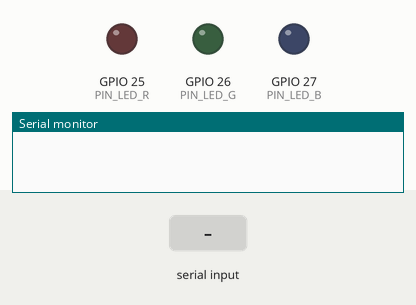
The sketch below on a simulated ESP32. Parts: output pins drawn as LEDs (lit = HIGH), the last lines printed to the serial monitor. Inputs (shaded band) come from the test bench. WiFi joins after 1.5 s; servers stay silent unless stated; random numbers use the default seed unless the sketch sets one.

Above: at 0.0 s.
At 3.2 s:
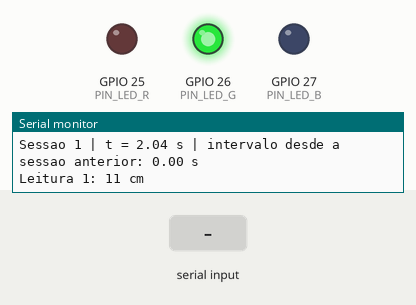
3.3 s: "T1\n" received over Serial
At 4.5 s:
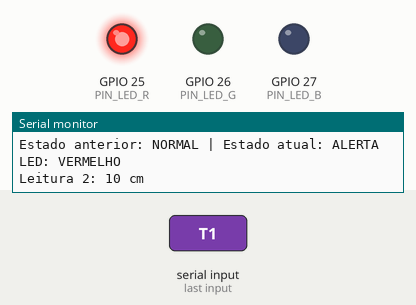
4.8 s: "T1:1\n" received over Serial
6.3 s: "T2\n" received over Serial
Timing chart, 0 to 11.5 s (numbered marks = the images above; inputs shaded):
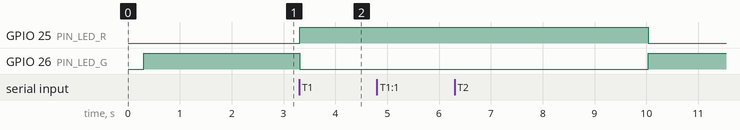

The sketch:

firmware_v2.ino
```cpp
/* ============================================================================
   S2-CP02 - Projeto Motiva | Atualizacao Remota de Firmware (OTA)
   FIRMWARE 2.0 - No de sensoriamento de vegetacao (ESP32 / Wokwi)

   Integrantes:
     Helena Barbosa Costa                  RM 562450
     Henrique Mandrick                     RM 562715
     Mateus Scandiuzzi Valente Tomomitsu   RM 561565
     Ryan Amorim de Castro Santana         RM 564393
     Thomas Joh Kobayashi                  RM 562758

   Evolucao em relacao ao Firmware 1.0 (secao 7 do enunciado):
     - mantem as 5 leituras / 2 s e o calculo da media
     - ordena uma COPIA das leituras em ordem crescente (algoritmo proprio)
     - exibe os valores na ordem original e na ordem crescente
     - calcula e exibe a MEDIANA da sessao
     - aplica HISTERESE sobre a mediana para alternar NORMAL / ALERTA
     - LED VERDE = NORMAL, LED VERMELHO = ALERTA
     - verifica o manifesto no boot e reporta que ja esta na versao mais recente

   Comandos de teste pelo Serial Monitor (digite e tecle Enter):
     T1 -> injeta sessao com mediana >= 16 cm  (espera-se ALERTA / vermelho)
     T2 -> injeta sessao com mediana  = 15 cm  (espera-se MANTER o estado)
     T3 -> injeta sessao com mediana <= 14 cm  (espera-se NORMAL / verde)
   ============================================================================ */

#include <WiFi.h>
#include <WiFiClientSecure.h>
#include <HTTPClient.h>

/* ------------------------------------------------------------- IDENTIDADE */
static const char *FW_VERSION = "2.0";

/* ------------------------------------------------------------------ REDE */
static const char    *WIFI_SSID       = "Wokwi-GUEST";
static const char    *WIFI_PASS       = "";
static const uint8_t  WIFI_CANAL      = 6;
static const uint32_t WIFI_TIMEOUT_MS = 20000UL;

static const char *MANIFEST_URL =
    "https://raw.githubusercontent.com/henrikmm/motiva-ota-cp2/main/version.json";

/* -------------------------------------------------------------- HARDWARE */
static const uint8_t PIN_LED_R = 25;
static const uint8_t PIN_LED_G = 26;
static const uint8_t PIN_LED_B = 27;

/* ----------------------------------------------------------- TEMPORIZACAO */
static const uint8_t  LEITURAS_POR_SESSAO  = 5;
static const uint32_t INTERVALO_LEITURA_MS = 2000UL;
static const uint32_t INTERVALO_SESSAO_MS  = 48000UL;

/* ---------------------------------------------------------------- MEDICAO */
static const int ALTURA_MIN_CM = 10;
static const int ALTURA_MAX_CM = 20;

/* --------------------------------------------------------------- HISTERESE
   Secao 9 do enunciado:
     mediana >= 16 cm ............ entra em ALERTA
     14 cm < mediana < 16 cm ..... mantem o estado anterior
     mediana <= 14 cm ............ entra/retorna para NORMAL
   Como as leituras sao numeros inteiros, a mediana de 5 valores tambem e
   sempre inteira: a faixa de manutencao contem unicamente a mediana 15 cm. */
static const int LIMITE_ALERTA = 16;
static const int LIMITE_NORMAL = 14;

enum EstadoSistema { ESTADO_NORMAL, ESTADO_ALERTA };

/* ------------------------------------------------------------------ ESTADO */
static int           leituras[LEITURAS_POR_SESSAO];
static uint8_t       indiceLeitura         = 0;
static uint32_t      tInicioSessao         = 0;
static uint32_t      tInicioSessaoAnterior = 0;
static uint32_t      tProximaLeitura       = 0;
static uint32_t      tProximaSessao        = 0;
static uint16_t      sessoesConcluidas     = 0;
static bool          sessaoEmAndamento     = false;
static EstadoSistema estadoAtual           = ESTADO_NORMAL;

/* ===========================================================================
   COMPARACAO DE TEMPO SEGURA CONTRA OVERFLOW DE millis()
   =========================================================================== */
static bool tempoAlcancado(uint32_t alvo) {
  return (int32_t)(millis() - alvo) >= 0;
}

/* ===========================================================================
   LED
   =========================================================================== */
static void configurarLed() {
  pinMode(PIN_LED_R, OUTPUT);
  pinMode(PIN_LED_G, OUTPUT);
  pinMode(PIN_LED_B, OUTPUT);
}

static void definirCor(bool vermelho, bool verde, bool azul) {
  digitalWrite(PIN_LED_R, vermelho ? HIGH : LOW);
  digitalWrite(PIN_LED_G, verde    ? HIGH : LOW);
  digitalWrite(PIN_LED_B, azul     ? HIGH : LOW);
}

/* Secao 10: no FW 2.0 o LED passa a indicar o ESTADO do sistema */
static void atualizarLedPorEstado() {
  if (estadoAtual == ESTADO_ALERTA) definirCor(true,  false, false);  /* vermelho */
  else                              definirCor(false, true,  false);  /* verde    */
}

static const char *nomeEstado(EstadoSistema e) {
  return (e == ESTADO_ALERTA) ? "ALERTA" : "NORMAL";
}

static const char *nomeCorDoEstado(EstadoSistema e) {
  return (e == ESTADO_ALERTA) ? "VERMELHO" : "VERDE";
}

/* ===========================================================================
   AQUISICAO E ESTATISTICA
   =========================================================================== */
static int gerarLeitura() {
  return random(ALTURA_MIN_CM, ALTURA_MAX_CM + 1);
}

static float calcularMedia(const int valores[], uint8_t n) {
  long soma = 0;
  for (uint8_t i = 0; i < n; i++) soma += valores[i];
  return (float)soma / (float)n;
}

/* Ordenacao por insercao, implementada no proprio programa (secao 8).
   Trabalha sobre uma COPIA para preservar a ordem original das leituras. */
static void ordenarCrescente(int destino[], const int origem[], uint8_t n) {
  for (uint8_t i = 0; i < n; i++) destino[i] = origem[i];

  for (uint8_t i = 1; i < n; i++) {
    int chave = destino[i];
    int j = (int)i - 1;
    while (j >= 0 && destino[j] > chave) {
      destino[j + 1] = destino[j];
      j--;
    }
    destino[j + 1] = chave;
  }
}

/* Para 5 valores, a mediana e o elemento central do vetor ordenado */
static int calcularMediana(const int ordenado[], uint8_t n) {
  return ordenado[n / 2];
}

static void imprimirVetor(const char *rotulo, const int valores[], uint8_t n) {
  Serial.print(rotulo);
  for (uint8_t i = 0; i < n; i++) {
    Serial.printf("%d", valores[i]);
    if (i < n - 1) Serial.print("  ");
  }
  Serial.println(" cm");
}

/* ===========================================================================
   HISTERESE
   =========================================================================== */
static EstadoSistema aplicarHisterese(int mediana, const char **motivo) {
  if (mediana >= LIMITE_ALERTA) {
    *motivo = "mediana >= 16 cm -> entra em ALERTA";
    estadoAtual = ESTADO_ALERTA;
  } else if (mediana <= LIMITE_NORMAL) {
    *motivo = "mediana <= 14 cm -> entra/retorna para NORMAL";
    estadoAtual = ESTADO_NORMAL;
  } else {
    *motivo = "14 cm < mediana < 16 cm -> faixa de histerese, estado mantido";
    /* estadoAtual permanece inalterado */
  }
  return estadoAtual;
}

/* ===========================================================================
   PROCESSAMENTO DE UMA SESSAO COMPLETA
   =========================================================================== */
static void processarResultadosDaSessao(const int valores[], uint8_t n) {
  int ordenado[LEITURAS_POR_SESSAO];
  ordenarCrescente(ordenado, valores, n);

  float media   = calcularMedia(valores, n);
  int   mediana = calcularMediana(ordenado, n);

  EstadoSistema estadoAnterior = estadoAtual;
  const char   *motivo         = "";
  EstadoSistema estadoNovo     = aplicarHisterese(mediana, &motivo);
  atualizarLedPorEstado();

  imprimirVetor("Valores na ordem original : ", valores,  n);
  imprimirVetor("Valores em ordem crescente: ", ordenado, n);
  Serial.printf("Media da sessao: %.1f cm\n", media);
  Serial.printf("Mediana da sessao: %d cm\n", mediana);
  Serial.printf("Histerese: %s\n", motivo);
  Serial.printf("Estado anterior: %s | Estado atual: %s\n",
                nomeEstado(estadoAnterior), nomeEstado(estadoNovo));
  Serial.printf("LED: %s\n", nomeCorDoEstado(estadoNovo));
}

/* ===========================================================================
   CICLO DE MEDICAO (nao bloqueante, baseado em millis)
   =========================================================================== */
static void imprimirCabecalhoSessao() {
  float agoraS = millis() / 1000.0f;
  float delta  = (tInicioSessaoAnterior == 0)
                     ? 0.0f
                     : (tInicioSessao - tInicioSessaoAnterior) / 1000.0f;

  Serial.println();
  Serial.println("========================================");
  Serial.printf ("MONITORAMENTO DE VEGETACAO - FW %s\n", FW_VERSION);
  Serial.println("========================================");
  Serial.printf ("Sessao %u | t = %.2f s | intervalo desde a sessao anterior: %.2f s\n",
                 (unsigned)(sessoesConcluidas + 1), agoraS, delta);
}

static void iniciarSessao() {
  tInicioSessaoAnterior = tInicioSessao;
  tInicioSessao         = millis();
  tProximaSessao        = tInicioSessao + INTERVALO_SESSAO_MS;  /* ancorado no INICIO */
  tProximaLeitura       = tInicioSessao;
  indiceLeitura         = 0;
  sessaoEmAndamento     = true;

  imprimirCabecalhoSessao();
}

static void finalizarSessao() {
  processarResultadosDaSessao(leituras, LEITURAS_POR_SESSAO);
  Serial.printf("Proxima sessao em %lu segundos.\n", INTERVALO_SESSAO_MS / 1000UL);

  sessaoEmAndamento = false;
  sessoesConcluidas++;
}

static void processarSessao() {
  if (!tempoAlcancado(tProximaLeitura)) return;

  leituras[indiceLeitura] = gerarLeitura();
  Serial.printf("Leitura %u: %d cm\n", (unsigned)(indiceLeitura + 1), leituras[indiceLeitura]);

  indiceLeitura++;
  tProximaLeitura += INTERVALO_LEITURA_MS;

  if (indiceLeitura >= LEITURAS_POR_SESSAO) finalizarSessao();
}

/* ===========================================================================
   COMANDOS DE TESTE PELO SERIAL (testes 6, 7 e 8 de forma deterministica)
   =========================================================================== */
static void executarSessaoDeTeste(const int valores[], const char *rotulo) {
  Serial.println();
  Serial.println("----------------------------------------");
  Serial.printf ("SESSAO DE TESTE INJETADA - %s\n", rotulo);
  Serial.println("----------------------------------------");
  for (uint8_t i = 0; i < LEITURAS_POR_SESSAO; i++) {
    Serial.printf("Leitura %u: %d cm\n", (unsigned)(i + 1), valores[i]);
  }
  processarResultadosDaSessao(valores, LEITURAS_POR_SESSAO);
}

static void processarComandosSeriais() {
  if (!Serial.available()) return;

  String cmd = Serial.readStringUntil('\n');
  cmd.trim();
  cmd.toUpperCase();
  if (cmd.length() == 0) return;

  if (cmd == "T1") {
    const int v[LEITURAS_POR_SESSAO] = {18, 16, 17, 20, 16};   /* mediana 17 */
    executarSessaoDeTeste(v, "T1: mediana >= 16 cm");
  } else if (cmd == "T2") {
    const int v[LEITURAS_POR_SESSAO] = {13, 15, 20, 15, 12};   /* mediana 15 */
    executarSessaoDeTeste(v, "T2: 14 cm < mediana < 16 cm");
  } else if (cmd == "T3") {
    const int v[LEITURAS_POR_SESSAO] = {10, 14, 13, 12, 14};   /* mediana 13 */
    executarSessaoDeTeste(v, "T3: mediana <= 14 cm");
  } else {
    Serial.printf("Comando desconhecido: \"%s\". Use T1, T2 ou T3.\n", cmd.c_str());
  }
}

/* ===========================================================================
   VERIFICACAO DE VERSAO NO BOOT
   Comprova a situacao "a versao instalada ja e a mais recente" (secao 13).
   =========================================================================== */
static String extrairValorJson(const String &json, const String &chave) {
  String alvo = "\"" + chave + "\"";
  int p = json.indexOf(alvo);
  if (p < 0) return "";
  p = json.indexOf(':', p + alvo.length());
  if (p < 0) return "";
  int ini = json.indexOf('"', p);
  if (ini < 0) return "";
  int fim = json.indexOf('"', ini + 1);
  if (fim < 0) return "";
  return json.substring(ini + 1, fim);
}

static int versaoParaNumero(const String &versao) {
  int ponto = versao.indexOf('.');
  int maior = (ponto < 0) ? versao.toInt() : versao.substring(0, ponto).toInt();
  int menor = (ponto < 0) ? 0              : versao.substring(ponto + 1).toInt();
  return maior * 100 + menor;
}

static bool conectarWiFi() {
  if (WiFi.status() == WL_CONNECTED) return true;

  Serial.printf("[OTA] Conectando a rede \"%s\"...\n", WIFI_SSID);
  WiFi.mode(WIFI_STA);
  WiFi.begin(WIFI_SSID, WIFI_PASS, WIFI_CANAL);

  uint32_t limite = millis() + WIFI_TIMEOUT_MS;
  while (WiFi.status() != WL_CONNECTED && !tempoAlcancado(limite)) {
    delay(250);
    Serial.print(".");
  }
  Serial.println();

  if (WiFi.status() != WL_CONNECTED) {
    Serial.println("[OTA] ERRO: nao foi possivel conectar ao Wi-Fi.");
    Serial.println("[OTA] O no segue medindo normalmente com o FW 2.0.");
    return false;
  }

  Serial.printf("[OTA] Wi-Fi conectado. IP: %s\n", WiFi.localIP().toString().c_str());
  return true;
}

static void verificarVersaoInstalada() {
  Serial.println();
  Serial.println("----------------------------------------");
  Serial.println("VERIFICACAO DE VERSAO APOS O BOOT");
  Serial.printf ("Versao instalada: %s\n", FW_VERSION);
  Serial.println("----------------------------------------");

  if (!conectarWiFi()) return;

  WiFiClientSecure cliente;
  cliente.setInsecure();
  cliente.setTimeout(20000);

  HTTPClient http;
  if (!http.begin(cliente, MANIFEST_URL)) {
    Serial.println("[OTA] ERRO: URL do manifesto invalida.");
    return;
  }
  http.setFollowRedirects(HTTPC_STRICT_FOLLOW_REDIRECTS);
  http.setTimeout(20000);

  int codigo = http.GET();
  if (codigo != HTTP_CODE_OK) {
    Serial.printf("[OTA] ERRO: manifesto inacessivel (HTTP %d - %s).\n",
                  codigo, http.errorToString(codigo).c_str());
    http.end();
    return;
  }

  String corpo = http.getString();
  http.end();

  String versaoRemota = extrairValorJson(corpo, "version");
  Serial.printf("[OTA] Versao instalada: %s | versao disponivel: %s\n",
                FW_VERSION, versaoRemota.c_str());

  if (versaoParaNumero(versaoRemota) > versaoParaNumero(FW_VERSION)) {
    Serial.println("[OTA] Existe uma versao mais nova publicada no repositorio.");
  } else {
    Serial.println("[OTA] Firmware ja esta na versao mais recente. Nenhuma acao necessaria.");
  }
}

/* ===========================================================================
   SETUP / LOOP
   =========================================================================== */
void setup() {
  Serial.begin(115200);
  Serial.setTimeout(50);
  delay(300);

  configurarLed();
  estadoAtual = ESTADO_NORMAL;
  atualizarLedPorEstado();

  randomSeed(esp_random());

  Serial.println();
  Serial.println("########################################");
  Serial.printf ("  PROJETO MOTIVA - FIRMWARE %s\n", FW_VERSION);
  Serial.println("  Atualizacao OTA concluida com sucesso");
  Serial.println("  Novos recursos: ordenacao, mediana e histerese");
  Serial.println("  Comandos de teste: T1 / T2 / T3");
  Serial.println("########################################");

  verificarVersaoInstalada();

  tProximaSessao = millis();
}

void loop() {
  processarComandosSeriais();

  if (!sessaoEmAndamento && tempoAlcancado(tProximaSessao)) {
    iniciarSessao();
  }

  if (sessaoEmAndamento) {
    processarSessao();
  }
}
```

Measured:
- after the input at 3.3 s, GPIO 25 (PIN_LED_R): LOW → HIGH at once; GPIO 26 (PIN_LED_G): HIGH → LOW at once
